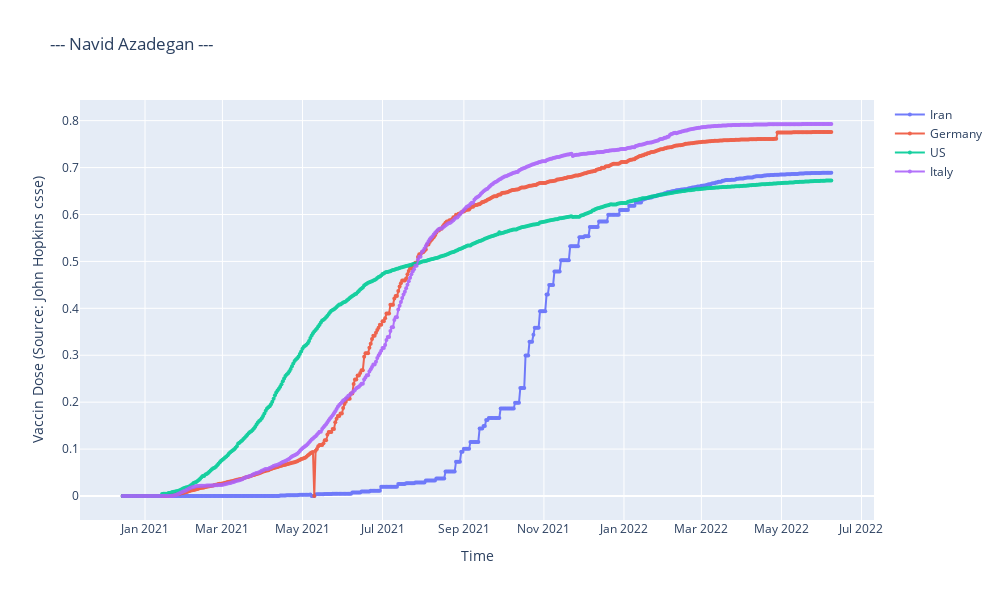

Source (notebook cell):
### Code cell
fig=go.Figure()
for each in Country_list:
        fig.add_trace(go.Scatter(x=df_plot3.date,
                           y=df_plot3[each],
                          mode='markers+lines',
                          opacity=0.9,
                           line_width=2,
                          marker_size=4,
                          name=each))
fig.update_layout(width=1000, height=600
                  ,title="--- Navid Azadegan ---"
                  , xaxis_title="Time"
                  , yaxis_title="Vaccin Dose (Source: John Hopkins csse)")

### Figure 1 — Plotly figure (JSON) as saved in the notebook; plotly's stock layout.template omitted (floating-point values rounded to 4 significant figures; data arrays with more than 128 entries replaced by an {"elided": "..."} marker saying what was removed)
{"data": [{"line": {"width": 2}, "marker": {"size": 4}, "mode": "markers+lines", "name": "Iran", "opacity": 0.9, "type": "scatter", "x": {"elided": "541 str values"}, "y": {"elided": "541 float values"}}, {"line": {"width": 2}, "marker": {"size": 4}, "mode": "markers+lines", "name": "Germany", "opacity": 0.9, "type": "scatter", "x": {"elided": "541 str values"}, "y": {"elided": "541 float values"}}, {"line": {"width": 2}, "marker": {"size": 4}, "mode": "markers+lines", "name": "US", "opacity": 0.9, "type": "scatter", "x": {"elided": "541 str values"}, "y": {"elided": "541 float values"}}, {"line": {"width": 2}, "marker": {"size": 4}, "mode": "markers+lines", "name": "Italy", "opacity": 0.9, "type": "scatter", "x": {"elided": "541 str values"}, "y": {"elided": "541 float values"}}], "layout": {"height": 600, "title": {"text": "--- Navid Azadegan ---"}, "width": 1000, "xaxis": {"title": {"text": "Time"}}, "yaxis": {"title": {"text": "Vaccin Dose (Source: John Hopkins csse)"}}}}
